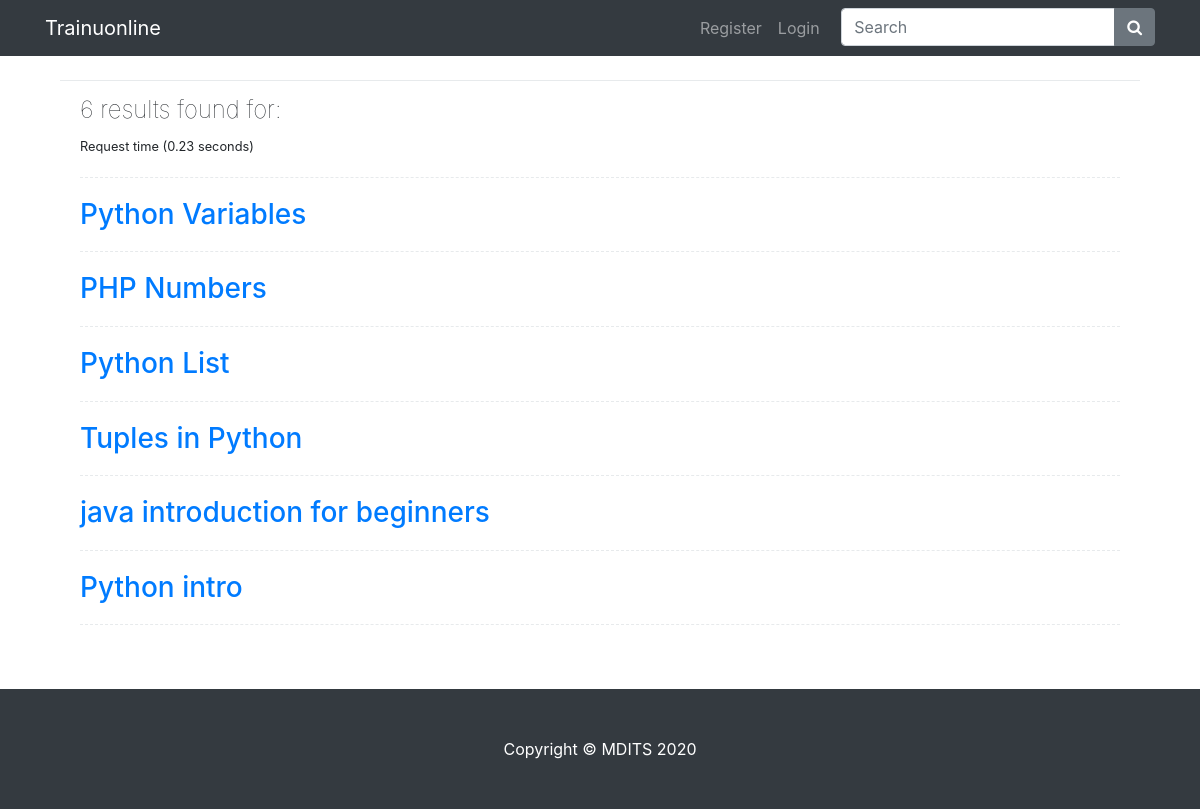
Before: /index.php/front/search with the older database file.
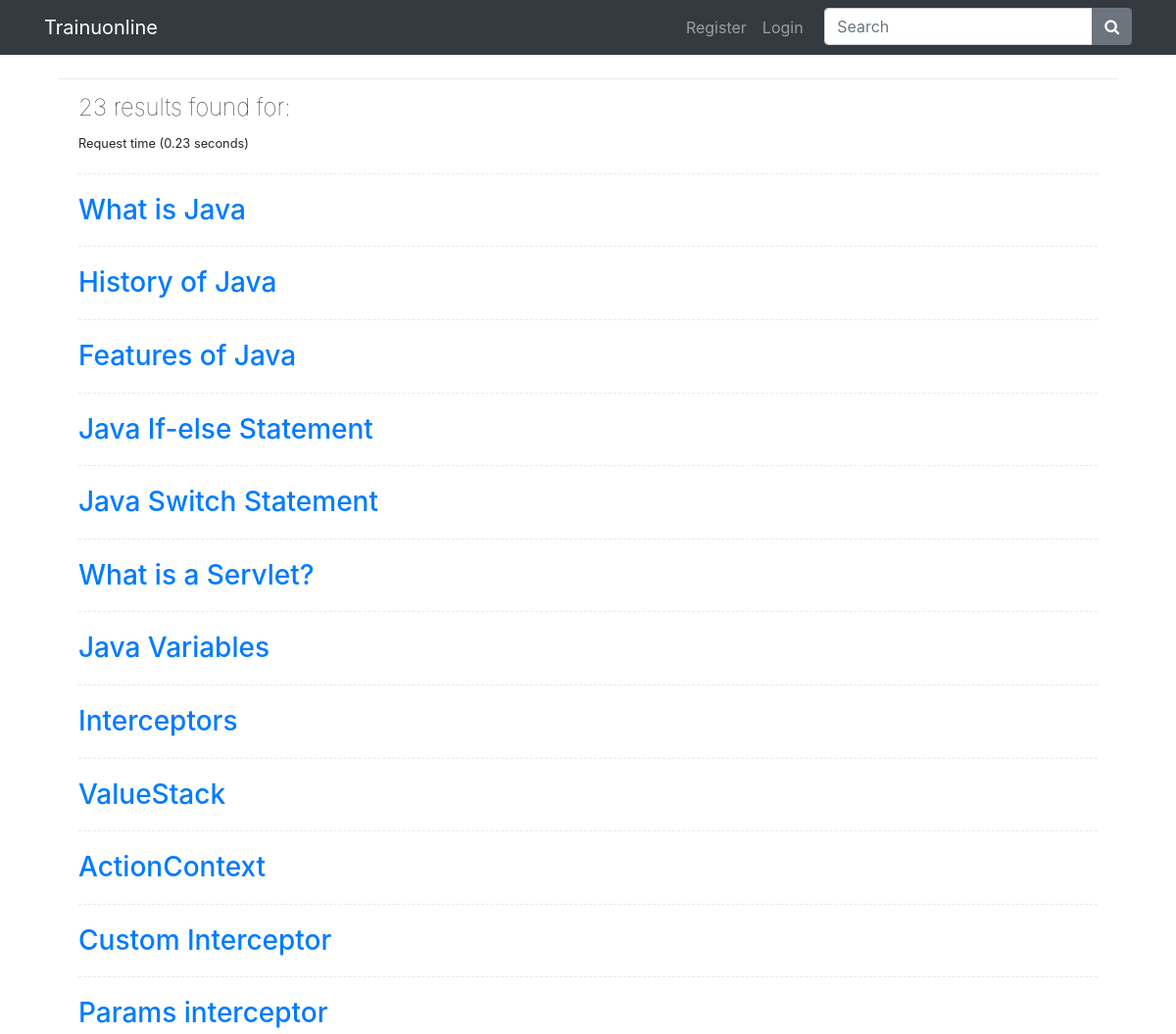
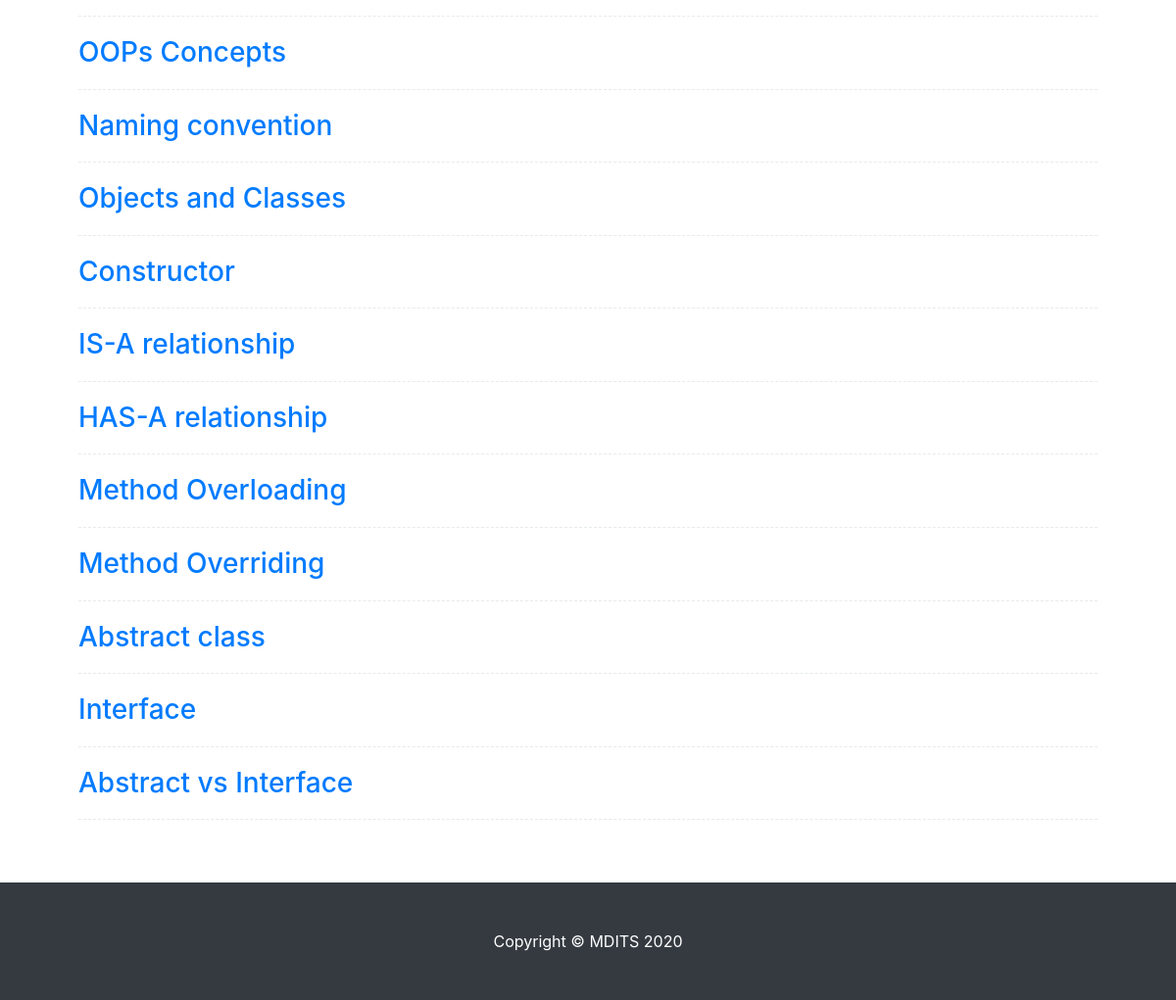
After: the same page with the newer database file (2 pictures, top to bottom).
### tables this page shows
CREATE TABLE `topics` (
  `id` int(11) NOT NULL,
  `name` varchar(255) NOT NULL,
  `slug` varchar(255) NOT NULL,
  `concept` varchar(255) NOT NULL,
  `heading` varchar(200) NOT NULL,
  `description` text NOT NULL,
  `position` int(11) NOT NULL,
  `language` varchar(100) NOT NULL,
  `image` varchar(255) NOT NULL,
  `created` varchar(100) NOT NULL
);

### application/controllers/front.php (called while the page is built, shortened)
<?php
class Front extends CI_Controller {
	function __construct() {
        $this->load->library('form_validation');
        $this->load->model('Front_model');
		$this->load->library('googleplus');
        $this->load->model('Users');
    }
	public function search()
	{
		$data['title'] = 'Trainuonline | Search';
		$search = $this->input->post('search');
		$data['word'] = $search;
		$data['query'] = $this->Front_model->get_search($search);
		$data['cnt'] = count($data['query']);
		$this->load->view('search',$data);
	}
}

### index.php (called while the page is built, shortened)
<?php
require_once BASEPATH.'core/CodeIgniter.php';

### application/models/front_model.php (called while the page is built, shortened)
<?php
class Front_model extends CI_MODEL{
	function get_search($params){
			$this->db->select('*');
			$this->db->like('name', $params);
			$this->db->or_like('language', $params);
			$this->db->from('topics');
			$query=$this->db->get();
			return $query->result_array();
    }
}

### application/views/search.php (the view, shortened to what this page needs)
<?php include 'header.php'; ?>
  <div class="container">
<br>
<div class="container bootstrap snippet">
    <div class="row">
        <div class="col-lg-12">
            <div class="ibox float-e-margins">
                <div class="ibox-content">
                    <h2>
                        <?php echo $cnt; ?> results found for: <span class="text-navy"><b><?php echo $word;?></b></span>
                    </h2>
                    <small>Request time  (0.23 seconds)</small>
					<?php
	  if(!empty($query)){
				foreach($query as $row){ ?>
                    <div class="hr-line-dashed"></div>
                    <div class="search-result">
                        <h3><a href="<?php echo base_url('topic/'.$row['slug']); ?>"><?php echo $row['name'];?></a></h3>
                    </div>
	  <?php } }?>
                    <div class="hr-line-dashed"></div>
                </div>
            </div>
        </div>
    </div>
</div>
</div>
<br>
  <footer class="py-5 bg-dark">
    <div class="container">
      <p class="m-0 text-center text-white">Copyright &copy; MDITS <?php echo date("Y");?></p>
    </div>
  </footer>
</body>
</html>

### application/views/header.php (shortened to what this page needs)
<!DOCTYPE html>
<html lang="en">
<head>
  <link href="<?php echo base_url(); ?>assets/front/vendor/bootstrap/css/bootstrap.min.css" rel="stylesheet">
  <link href="<?php echo base_url(); ?>assets/front/css/modern-business.css" rel="stylesheet">
  <link rel="stylesheet" href="<?php echo base_url(); ?>assets/admin/font-awesome/css/font-awesome.min.css">
</head>
<body oncopy="return false" oncut="return false" onpaste="return false">
  <nav class="navbar fixed-top navbar-expand-lg navbar-dark bg-dark fixed-top">
    <div class="container">
      <a class="navbar-brand" href="<?php echo base_url();?>">Trainuonline</a>
      <div class="collapse navbar-collapse" id="navbarResponsive">
        <ul class="navbar-nav ml-auto">
          <?php if(isset($_SESSION['userProfile']['email'])){?>
		  <li class="nav-item">
            <a class="nav-link" href="<?php echo base_url().'logout';?>">Logout</a>
		  </li>
		  <?php }else{ ?>
		  <li class="nav-item">
            <a class="nav-link" href="<?php echo base_url().'register';?>">Register</a>
        </li>
          <li class="nav-item">
            <a class="nav-link" href="<?php echo base_url().'login';?>">Login</a>
          </li>
		  <?php } ?>
		  <li>&nbsp;&nbsp;&nbsp;</li>
          <li>
			<form method="post" action="<?php echo base_url().'search';?>" id="sform">
				<div class="input-group">
			<input type="text" class="form-control" placeholder="Search" required name="search">
			<div class="input-group-append">
			  <button class="btn btn-secondary" form="sform" type="submit">
				<i class="fa fa-search"></i>
			  </button>
			</div>
		  </div></form>
		</li>
        </ul>
      </div>
    </div>
  </nav>

### assets/front/css/modern-business.css (style rules this page uses)
body { padding-top: 56px; }

### application/views/search.php (style rules this page uses)
.ibox-content { background-color: #FFFFFF; color: inherit; padding: 15px 20px 20px 20px; border-color: #E7EAEC; border-image: none; border-style: solid solid none; border-width: 1px 0px; }
.search-result h3 { margin-bottom: 0; color: #1E0FBE; }
.hr-line-dashed { border-top: 1px dashed #E7EAEC; color: #ffffff; background-color: #ffffff; height: 1px; margin: 20px 0; }
h2 { font-size: 24px; font-weight: 100; }

Changed rows visible on the page:
removed topics: name "Python Variables"
removed topics: name "PHP Numbers"
removed topics: name "Python List"
removed topics: name "Tuples in Python"
removed topics: name "java introduction for beginners"
removed topics: name "Python intro"
added topics: name "What is Java"
added topics: name "History of Java"
added topics: name "Features of Java"
added topics: name "Java If-else Statement"
added topics: name "Java Switch Statement"
added topics: name "What is a Servlet?"
added topics: name "Java Variables"
added topics: name "Interceptors"
added topics: name "ValueStack"
added topics: name "ActionContext"
added topics: name "Custom Interceptor"
added topics: name "Params interceptor"
added topics: name "OOPs Concepts"
added topics: name "Naming convention"
added topics: name "Objects and Classes"
added topics: name "Constructor"
added topics: name "IS-A relationship"
added topics: name "HAS-A relationship"
added topics: name "Method Overloading"
added topics: name "Method Overriding"
added topics: name "Abstract class"
added topics: name "Interface"
added topics: name "Abstract vs Interface"
Other visible differences:
$cnt: "6" → "23"
